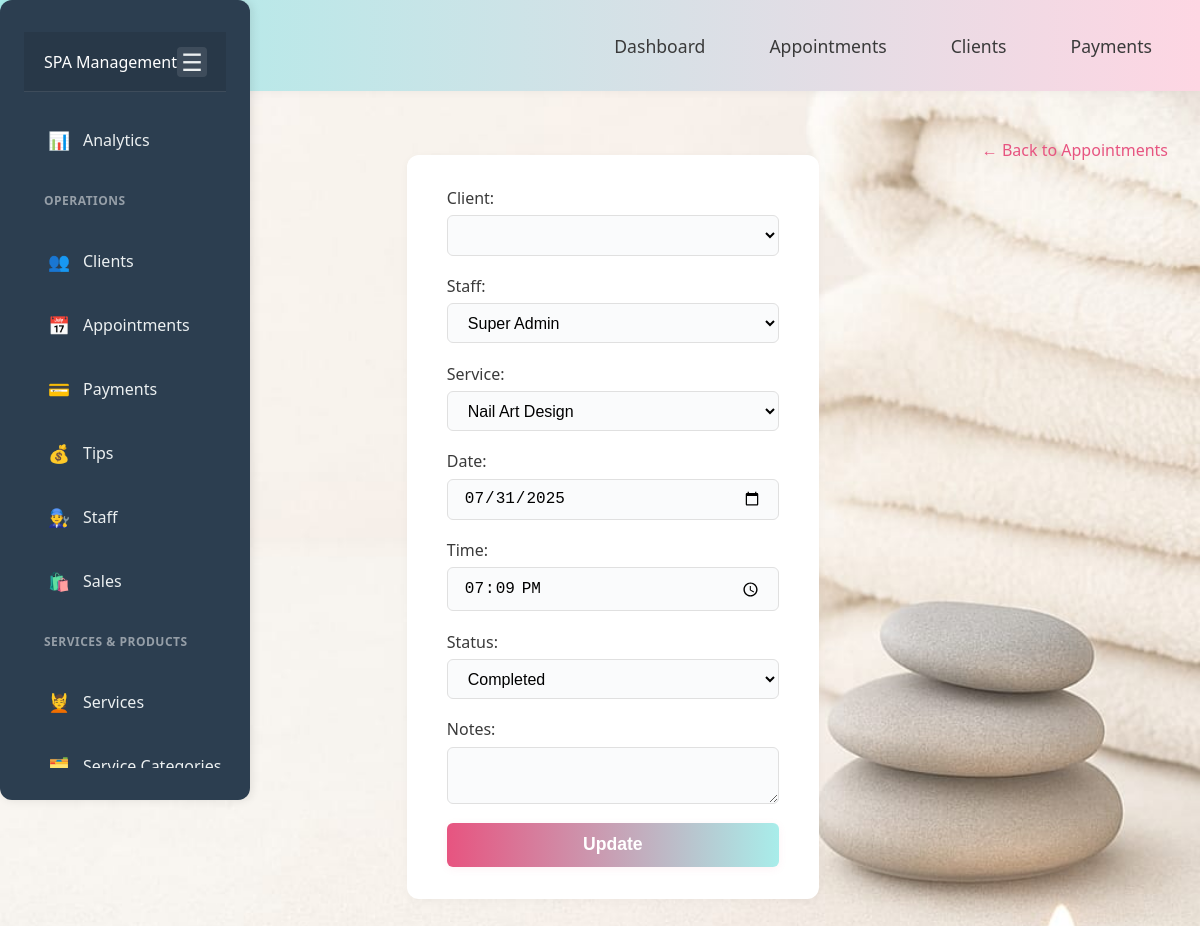
The page /modules/appointments/edit.php?id=24 on the database its author committed.
### tables this page shows
CREATE TABLE IF NOT EXISTS `appointments` (
  `id` int NOT NULL AUTO_INCREMENT,
  `client_id` int NOT NULL,
  `staff_id` int NOT NULL,
  `service_id` int NOT NULL,
  `appointment_date` date NOT NULL,
  `appointment_time` time NOT NULL,
  `status` enum('Pending','Completed','Cancelled') DEFAULT 'Pending',
  `notes` text,
  `created_at` timestamp NULL DEFAULT CURRENT_TIMESTAMP,
  PRIMARY KEY (`id`),
  KEY `client_id` (`client_id`),
  KEY `staff_id` (`staff_id`),
  KEY `service_id` (`service_id`)
);

CREATE TABLE IF NOT EXISTS `services` (
  `id` int NOT NULL AUTO_INCREMENT,
  `name` varchar(100) NOT NULL,
  `category_id` int DEFAULT NULL,
  `price` decimal(10,2) DEFAULT NULL,
  `duration_minutes` int DEFAULT NULL,
  `description` text,
  `created_at` timestamp NULL DEFAULT CURRENT_TIMESTAMP,
  PRIMARY KEY (`id`),
  KEY `category_id` (`category_id`)
);

### modules/appointments/edit.php (the view, shortened to what this page needs)
<?php
include('../../includes/db.php');
include('../../includes/header.php');
include('../../includes/aside.php');
$id = $_GET['id'];
$appointment = $conn->query("SELECT * FROM appointments WHERE id=$id")->fetch_assoc();
$staff_result = $conn->query("SELECT id, full_name FROM staff");
$staff = [];
while ($row = $staff_result->fetch_assoc()) {
    $staff[] = $row;
}
$services_result = $conn->query("SELECT id, name FROM services");
$services = [];
while ($row = $services_result->fetch_assoc()) {
    $services[] = $row;
}
?>
<h2>Edit Appointment</h2>
<link rel="stylesheet" href="../../assets/css/styles.css">
<link rel="stylesheet" href="../../assets/css/appointments.css">
<form method="post" class="edit-appointment-form">
    <label>Client:
        <select name="client_id">
        </select>
    </label>
    <label>Staff:
        <select name="staff_id">
            <?php foreach ($staff as $row): ?>
                <option value="<?= $row['id'] ?>" <?= ($row['id'] == $appointment['staff_id']) ? 'selected' : '' ?>>
                    <?= htmlspecialchars($row['full_name']) ?>
                </option>
            <?php endforeach; ?>
        </select>
    </label>
    <label>Service:
        <select name="service_id">
            <?php foreach ($services as $row): ?>
                <option value="<?= $row['id'] ?>" <?= ($row['id'] == $appointment['service_id']) ? 'selected' : '' ?>>
                    <?= htmlspecialchars($row['name']) ?>
                </option>
            <?php endforeach; ?>
        </select>
    </label>
    <label>Date:
        <input type="date" name="appointment_date" value="<?= $appointment['appointment_date'] ?>" required>
    </label>
    <label>Time:
        <input type="time" name="appointment_time" value="<?= $appointment['appointment_time'] ?>" required>
    </label>
    <label>Status:
        <select name="status">
            <option value="Completed" <?= $appointment['status'] == 'Completed' ? 'selected' : '' ?>>Completed</option>
        </select>
    </label>
    <label>Notes:
        <textarea name="notes"><?= htmlspecialchars($appointment['notes']) ?></textarea>
    </label>
    <button type="submit">Update</button>
</form>
<div class="back-link"><a href="index.php">← Back to Appointments</a></div>

### assets/css/styles.css (style rules this page uses)
* { margin: 0; padding: 0; box-sizing: border-box; }
body { font-family: 'Segoe UI', Arial, sans-serif; background: #f7f8fa; color: #222; min-height: 100vh; display: flex; flex-direction: column; background-image: url('../images/SPA BACKGROUND IMAGE.jpg'); background-size: cover; background-position: center; background-repeat: no-repeat; background-attachment: fixed; }

### assets/css/appointments.css (style rules this page uses)
form.add-appointment-form, form.edit-appointment-form { background: #fff; padding: 2rem 2.5rem; border-radius: 12px; box-shadow: 0 2px 8px rgba(0, 0, 0, 0.04); max-width: 440px; margin: 2rem auto; display: flex; flex-direction: column; gap: 1.2rem; }
form label { font-weight: 500; color: #3a3a3a; display: flex; flex-direction: column; gap: 0.4rem; }
form input, form select, form textarea { padding: 0.6rem 1rem; border: 1px solid #e0e0e0; border-radius: 6px; font-size: 1rem; background: #fafbfc; transition: border 0.2s, box-shadow 0.2s; }
form button[type="submit"] { background: linear-gradient(90deg, #e75480 0%, #a8edea 100%); color: #fff; border: none; border-radius: 6px; padding: 0.7rem 1.5rem; font-size: 1.1rem; font-weight: 600; cursor: pointer; transition: background 0.2s; box-shadow: 0 2px 8px rgba(231,84,128,0.08); }
.back-link { text-align: center; margin-top: 1rem; }
.back-link a { color: #e75480; text-decoration: none; font-weight: 500; }

### rows shown on the page
appointments: service_id "Nail Art Design", appointment_date "07/31/2025", appointment_time "19:09:00", status "Completed"

### other values the page prints
form field staff_id "Super Admin"
